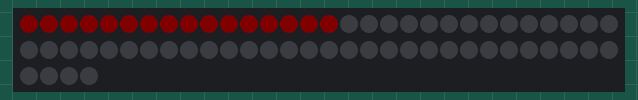
Bench run of a sketch on a simulated Arduino Uno, built with avr-gcc and run on an emulated ATmega328P. Parts: 64 RGB LEDs in strip order, left to right, continuing on the next row. Dim RGB values are drawn brighter than linear.

Above: at 3.1 s.
At 3.6 s:
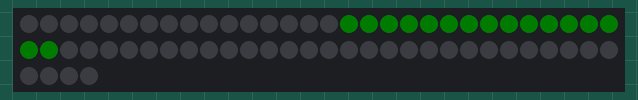
At 4.1 s:
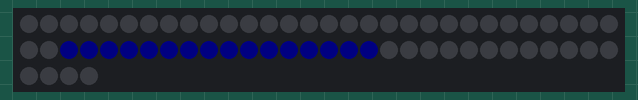
At 4.6 s:
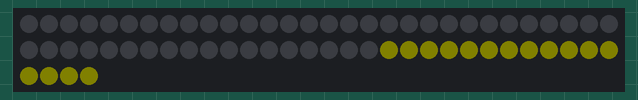

The sketch:

NeoMatrix.ino
```cpp
#include <FastLED.h>

#define LED_PIN     5
#define NUM_LEDS    64 // 150 LEDs in the full strip
#define PATTERN_LEN 4
int Light_per_row = NUM_LEDS/PATTERN_LEN;
int BRIGHTNESS = 5;

CRGB leds[NUM_LEDS];
CRGB pattern[PATTERN_LEN] = { CRGB::Red, CRGB::Green, CRGB::Blue, CRGB::Yellow};

void setup() {
  Serial.begin(115200);
  delay( 3000 ); // power-up safety delay
  FastLED.addLeds<NEOPIXEL, LED_PIN>(leds, NUM_LEDS).setCorrection( TypicalLEDStrip );
  FastLED.setBrightness(  BRIGHTNESS );
}

void row_LED(int i, CRGB color){
  for(int j= Light_per_row*(i); j<Light_per_row*(i+1); j++){
    leds[j] = color;
  }
  FastLED.show();
  delay(500);
  for(int j=Light_per_row*(i); j<Light_per_row*(i+1); j++){
    leds[j] = CRGB::Black;
  }
  FastLED.show();
}

void loop() {
  for (int i = 0; i < PATTERN_LEN; i = i + 1) {
    row_LED(i, pattern[i]);
  }
}
```

Measured:
- by itself, everything shown: repeats every 2.0 s, in 5 steps
- what the display in image 0 shows lasts 0.5 s, from 3.0 s to 3.5 s
